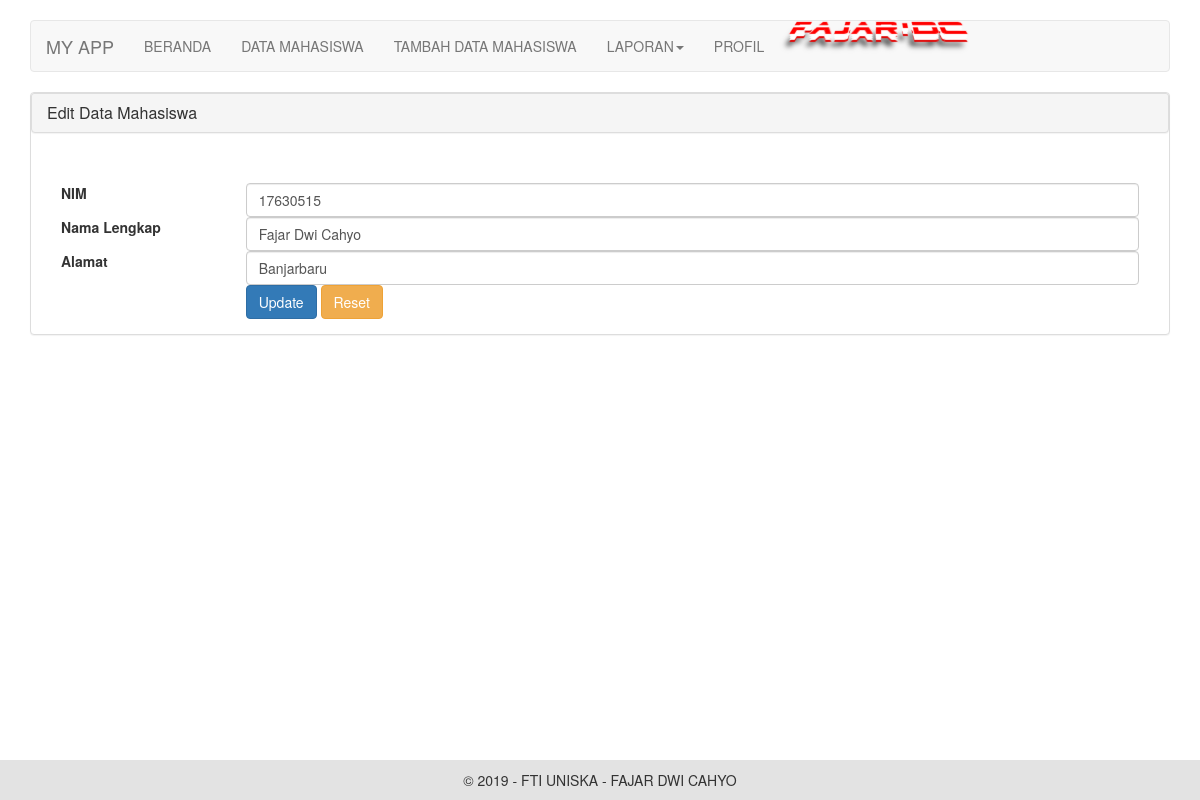
Page /update.php?id=1 on the committed database.
### tables this page shows
CREATE TABLE `mahasiswa` (
  `id` int(11) NOT NULL,
  `nim` varchar(10) NOT NULL,
  `nama` varchar(100) NOT NULL,
  `alamat` varchar(200) NOT NULL
);

### update.php (the view, shortened to what this page needs)
<?php
	include"connection.php";
?>
<?php
		$id = $_GET['id'];
		$result = mysqli_query($con, "SELECT * FROM mahasiswa WHERE id=$id");
		while($data = mysqli_fetch_array($result))
		{
			$nim	= $data['nim'];
			$nama	= $data['nama'];
			$alamat	= $data['alamat'];
			}
?>
<?php include"header.php" ?>
<div class="panel panel-default">
	<div class="panel panel-heading">
		<h3 class="panel-title">Edit Data Mahasiswa</h3>
	</div>
	<div class="panel-body">
		<form method="post" action="update.php" class="form-horozontal">
			<div class="form-group">
				<label for="nim" class="col-sm-2 control-label">NIM</label>
				<div class="col-sm-10">
					<input type="text" class="form-control" name="nim" placeholder="Masukan NIM..." value="<?php echo $nim;?>">
				</div>
			</div>
			<div class="form-group">
				<label for="nama" class="col-sm-2 control-label">Nama Lengkap</label>
				<div class="col-sm-10">
					<input type="text" class="form-control" name="nama" palceholder="Masukan Nama Lengkap..." value="<?php echo $nama;?>">
				</div>
			</div>
			<div class="form-group">
				<label for="nama" class="col-sm-2 control-label">Alamat</label>
				<div class="col-sm-10">
					<input type="text" class="form-control" name="alamat" palceholder="Masukan Alamat..." value="<?php echo $alamat;?>">
				</div>
			</div>
			<div class="form-group">
				<div class="col-sm-offset-2 col-sm-10">
					<input type="submit" name="update" class="btn btn-primary" value="Update">
					<input type="reset" name="reset" class="btn btn-warning" value="Reset">
				</div>
			</div>
		</form>
	</div>
</div>
<?php include"footer.php" ?>

### rows in the picture
mahasiswa: nim "17630515", nama "Fajar Dwi Cahyo", alamat "Banjarbaru"
